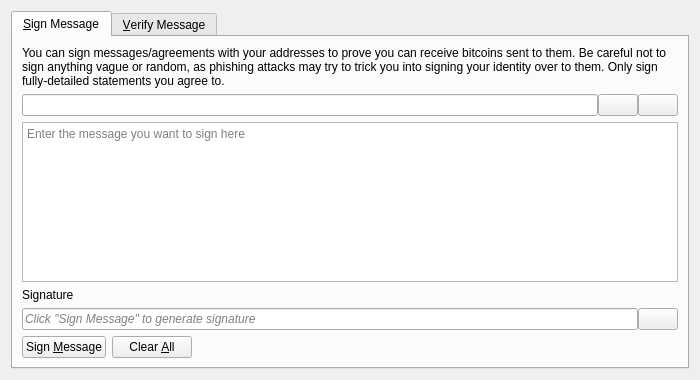
<?xml version="1.0" encoding="UTF-8"?>
<ui version="4.0">
 <class>SignVerifyMessageDialog</class>
 <widget class="QDialog" name="SignVerifyMessageDialog">
  <property name="geometry">
   <rect>
    <x>0</x>
    <y>0</y>
    <width>700</width>
    <height>380</height>
   </rect>
  </property>
  <property name="minimumSize">
   <size>
    <width>700</width>
    <height>380</height>
   </size>
  </property>
  <property name="windowTitle">
   <string>Signatures - Sign / Verify a Message</string>
  </property>
  <property name="modal">
   <bool>true</bool>
  </property>
  <layout class="QVBoxLayout" name="verticalLayout">
   <item>
    <widget class="QTabWidget" name="tabWidget">
     <property name="currentIndex">
      <number>0</number>
     </property>
     <widget class="QWidget" name="tabSignMessage">
      <attribute name="title">
       <string>&amp;Sign Message</string>
      </attribute>
      <layout class="QVBoxLayout" name="verticalLayout_SM">
       <item>
        <widget class="QLabel" name="infoLabel_SM">
         <property name="text">
          <string>You can sign messages/agreements with your addresses to prove you can receive bitcoins sent to them. Be careful not to sign anything vague or random, as phishing attacks may try to trick you into signing your identity over to them. Only sign fully-detailed statements you agree to.</string>
         </property>
         <property name="textFormat">
          <enum>Qt::PlainText</enum>
         </property>
         <property name="wordWrap">
          <bool>true</bool>
         </property>
        </widget>
       </item>
       <item>
        <layout class="QHBoxLayout" name="horizontalLayout_1_SM">
         <property name="spacing">
          <number>0</number>
         </property>
         <item>
          <widget class="QValidatedLineEdit" name="addressIn_SM">
           <property name="toolTip">
            <string>The Federation Coin address to sign the message with</string>
           </property>
          </widget>
         </item>
         <item>
          <widget class="QPushButton" name="addressBookButton_SM">
           <property name="toolTip">
            <string>Choose previously used address</string>
           </property>
           <property name="text">
            <string/>
           </property>
           <property name="icon">
            <iconset resource="../bitcoin.qrc">
             <normaloff>:/icons/address-book</normaloff>:/icons/address-book</iconset>
           </property>
           <property name="shortcut">
            <string>Alt+A</string>
           </property>
           <property name="autoDefault">
            <bool>false</bool>
           </property>
          </widget>
         </item>
         <item>
          <widget class="QPushButton" name="pasteButton_SM">
           <property name="toolTip">
            <string>Paste address from clipboard</string>
           </property>
           <property name="text">
            <string/>
           </property>
           <property name="icon">
            <iconset resource="../bitcoin.qrc">
             <normaloff>:/icons/editpaste</normaloff>:/icons/editpaste</iconset>
           </property>
           <property name="shortcut">
            <string>Alt+P</string>
           </property>
           <property name="autoDefault">
            <bool>false</bool>
           </property>
          </widget>
         </item>
        </layout>
       </item>
       <item>
        <widget class="QPlainTextEdit" name="messageIn_SM">
         <property name="toolTip">
          <string>Enter the message you want to sign here</string>
         </property>
         <property name="placeholderText">
          <string>Enter the message you want to sign here</string>
         </property>
        </widget>
       </item>
       <item>
        <widget class="QLabel" name="signatureLabel_SM">
         <property name="text">
          <string>Signature</string>
         </property>
         <property name="textFormat">
          <enum>Qt::PlainText</enum>
         </property>
        </widget>
       </item>
       <item>
        <layout class="QHBoxLayout" name="horizontalLayout_2_SM">
         <property name="spacing">
          <number>0</number>
         </property>
         <item>
          <widget class="QLineEdit" name="signatureOut_SM">
           <property name="placeholderText">
            <string>Click "Sign Message" to generate signature</string>
           </property>
           <property name="font">
            <font>
             <italic>true</italic>
            </font>
           </property>
           <property name="readOnly">
            <bool>true</bool>
           </property>
          </widget>
         </item>
         <item>
          <widget class="QPushButton" name="copySignatureButton_SM">
           <property name="toolTip">
            <string>Copy the current signature to the system clipboard</string>
           </property>
           <property name="text">
            <string/>
           </property>
           <property name="icon">
            <iconset resource="../bitcoin.qrc">
             <normaloff>:/icons/editcopy</normaloff>:/icons/editcopy</iconset>
           </property>
           <property name="autoDefault">
            <bool>false</bool>
           </property>
          </widget>
         </item>
        </layout>
       </item>
       <item>
        <layout class="QHBoxLayout" name="horizontalLayout_3_SM">
         <item>
          <widget class="QPushButton" name="signMessageButton_SM">
           <property name="toolTip">
            <string>Sign the message to prove you own this Federation Coin address</string>
           </property>
           <property name="text">
            <string>Sign &amp;Message</string>
           </property>
           <property name="icon">
            <iconset resource="../bitcoin.qrc">
             <normaloff>:/icons/edit</normaloff>:/icons/edit</iconset>
           </property>
           <property name="autoDefault">
            <bool>false</bool>
           </property>
          </widget>
         </item>
         <item>
          <widget class="QPushButton" name="clearButton_SM">
           <property name="toolTip">
            <string>Reset all sign message fields</string>
           </property>
           <property name="text">
            <string>Clear &amp;All</string>
           </property>
           <property name="icon">
            <iconset resource="../bitcoin.qrc">
             <normaloff>:/icons/remove</normaloff>:/icons/remove</iconset>
           </property>
           <property name="autoDefault">
            <bool>false</bool>
           </property>
          </widget>
         </item>
         <item>
          <spacer name="horizontalSpacer_1_SM">
           <property name="orientation">
            <enum>Qt::Horizontal</enum>
           </property>
           <property name="sizeType">
            <enum>QSizePolicy::Expanding</enum>
           </property>
           <property name="sizeHint" stdset="0">
            <size>
             <width>40</width>
             <height>20</height>
            </size>
           </property>
          </spacer>
         </item>
         <item>
          <widget class="QLabel" name="statusLabel_SM">
           <property name="sizePolicy">
            <sizepolicy hsizetype="Expanding" vsizetype="Preferred">
             <horstretch>1</horstretch>
             <verstretch>0</verstretch>
            </sizepolicy>
           </property>
           <property name="font">
            <font>
             <weight>75</weight>
             <bold>true</bold>
            </font>
           </property>
           <property name="text">
            <string/>
           </property>
           <property name="wordWrap">
            <bool>true</bool>
           </property>
          </widget>
         </item>
         <item>
          <spacer name="horizontalSpacer_2_SM">
           <property name="orientation">
            <enum>Qt::Horizontal</enum>
           </property>
           <property name="sizeType">
            <enum>QSizePolicy::Expanding</enum>
           </property>
           <property name="sizeHint" stdset="0">
            <size>
             <width>40</width>
             <height>20</height>
            </size>
           </property>
          </spacer>
         </item>
        </layout>
       </item>
      </layout>
     </widget>
     <widget class="QWidget" name="tabVerifyMessage">
      <attribute name="title">
       <string>&amp;Verify Message</string>
      </attribute>
      <layout class="QVBoxLayout" name="verticalLayout_VM">
       <item>
        <widget class="QLabel" name="infoLabel_VM">
         <property name="text">
          <string>Enter the receiver's address, message (ensure you copy line breaks, spaces, tabs, etc. exactly) and signature below to verify the message. Be careful not to read more into the signature than what is in the signed message itself, to avoid being tricked by a man-in-the-middle attack. Note that this only proves the signing party receives with the address, it cannot prove sendership of any transaction!</string>
         </property>
         <property name="textFormat">
          <enum>Qt::PlainText</enum>
         </property>
         <property name="alignment">
          <set>Qt::AlignLeading|Qt::AlignLeft|Qt::AlignTop</set>
         </property>
         <property name="wordWrap">
          <bool>true</bool>
         </property>
        </widget>
       </item>
       <item>
        <layout class="QHBoxLayout" name="horizontalLayout_1_VM">
         <property name="spacing">
          <number>0</number>
         </property>
         <item>
          <widget class="QValidatedLineEdit" name="addressIn_VM">
           <property name="toolTip">
            <string>The Federation Coin address the message was signed with</string>
           </property>
          </widget>
         </item>
         <item>
          <widget class="QPushButton" name="addressBookButton_VM">
           <property name="toolTip">
            <string>Choose previously used address</string>
           </property>
           <property name="text">
            <string/>
           </property>
           <property name="icon">
            <iconset resource="../bitcoin.qrc">
             <normaloff>:/icons/address-book</normaloff>:/icons/address-book</iconset>
           </property>
           <property name="shortcut">
            <string>Alt+A</string>
           </property>
           <property name="autoDefault">
            <bool>false</bool>
           </property>
          </widget>
         </item>
        </layout>
       </item>
       <item>
        <widget class="QPlainTextEdit" name="messageIn_VM">
          <property name="toolTip">
            <string>The signed message to verify</string>
          </property>
          <property name="placeholderText">
            <string>The signed message to verify</string>
          </property>
        </widget>
       </item>
       <item>
        <widget class="QValidatedLineEdit" name="signatureIn_VM">
          <property name="toolTip">
            <string>The signature given when the message was signed</string>
          </property>
          <property name="placeholderText">
            <string>The signature given when the message was signed</string>
          </property>
        </widget>
       </item>
       <item>
        <layout class="QHBoxLayout" name="horizontalLayout_2_VM">
         <item>
          <widget class="QPushButton" name="verifyMessageButton_VM">
           <property name="toolTip">
            <string>Verify the message to ensure it was signed with the specified Federation Coin address</string>
           </property>
           <property name="text">
            <string>Verify &amp;Message</string>
           </property>
           <property name="icon">
            <iconset resource="../bitcoin.qrc">
             <normaloff>:/icons/transaction_0</normaloff>:/icons/transaction_0</iconset>
           </property>
           <property name="autoDefault">
            <bool>false</bool>
           </property>
          </widget>
         </item>
         <item>
          <widget class="QPushButton" name="clearButton_VM">
           <property name="toolTip">
            <string>Reset all verify message fields</string>
           </property>
           <property name="text">
            <string>Clear &amp;All</string>
           </property>
           <property name="icon">
            <iconset resource="../bitcoin.qrc">
             <normaloff>:/icons/remove</normaloff>:/icons/remove</iconset>
           </property>
           <property name="autoDefault">
            <bool>false</bool>
           </property>
          </widget>
         </item>
         <item>
          <spacer name="horizontalSpacer_1_VM">
           <property name="orientation">
            <enum>Qt::Horizontal</enum>
           </property>
           <property name="sizeType">
            <enum>QSizePolicy::Expanding</enum>
           </property>
           <property name="sizeHint" stdset="0">
            <size>
             <width>40</width>
             <height>20</height>
            </size>
           </property>
          </spacer>
         </item>
         <item>
          <widget class="QLabel" name="statusLabel_VM">
           <property name="sizePolicy">
            <sizepolicy hsizetype="Expanding" vsizetype="Preferred">
             <horstretch>1</horstretch>
             <verstretch>0</verstretch>
            </sizepolicy>
           </property>
           <property name="font">
            <font>
             <weight>75</weight>
             <bold>true</bold>
            </font>
           </property>
           <property name="text">
            <string/>
           </property>
           <property name="wordWrap">
            <bool>true</bool>
           </property>
          </widget>
         </item>
         <item>
          <spacer name="horizontalSpacer_2_VM">
           <property name="orientation">
            <enum>Qt::Horizontal</enum>
           </property>
           <property name="sizeType">
            <enum>QSizePolicy::Expanding</enum>
           </property>
           <property name="sizeHint" stdset="0">
            <size>
             <width>40</width>
             <height>20</height>
            </size>
           </property>
          </spacer>
         </item>
        </layout>
       </item>
      </layout>
     </widget>
    </widget>
   </item>
  </layout>
 </widget>
 <customwidgets>
  <customwidget>
   <class>QValidatedLineEdit</class>
   <extends>QLineEdit</extends>
   <header>qt/qvalidatedlineedit.h</header>
  </customwidget>
 </customwidgets>
 <resources>
  <include location="../bitcoin.qrc"/>
 </resources>
 <connections/>
</ui>
